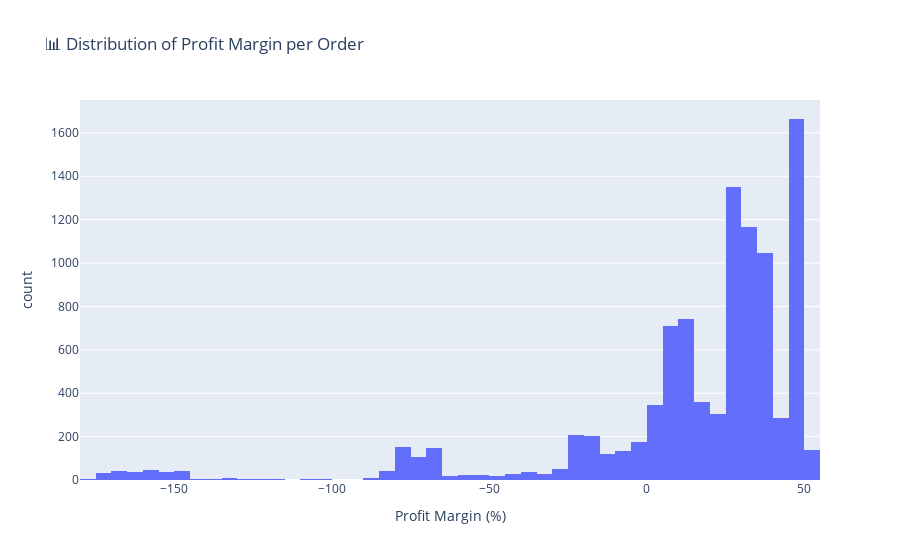

The code cell stored with this chart in its notebook:
### Markdown cell above
### 📊 Distribution of Profit Margin

### Code cell
import plotly.express as px

fig_margin = px.histogram(
    df_filtered,
    x='Profit Margin (%)',
    nbins=50,
    title='📊 Distribution of Profit Margin per Order',
    labels={'Profit Margin (%)': 'Profit Margin (%)'}
)

fig_margin.show()

### Figure 1 — Plotly figure (JSON) as saved in the notebook; plotly's stock layout.template omitted (floating-point values rounded to 4 significant figures; data arrays with more than 128 entries replaced by an {"elided": "..."} marker saying what was removed)
{"data": [{"bingroup": "x", "hovertemplate": "Profit Margin (%)=%{x}<br>count=%{y}<extra></extra>", "legendgroup": "", "marker": {"color": "#636efa", "pattern": {"shape": ""}}, "name": "", "nbinsx": 50, "orientation": "v", "showlegend": false, "type": "histogram", "x": {"elided": "9928 float values"}, "xaxis": "x", "yaxis": "y"}], "layout": {"barmode": "relative", "legend": {"tracegroupgap": 0}, "title": {"text": "📊 Distribution of Profit Margin per Order"}, "xaxis": {"anchor": "y", "domain": [0, 1], "title": {"text": "Profit Margin (%)"}}, "yaxis": {"anchor": "x", "domain": [0, 1], "title": {"text": "count"}}}}
